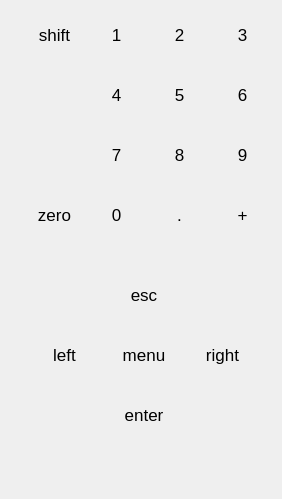
  <widget class="QDockWidget" name="keypadDockWidget">
   <property name="minimumSize">
    <size>
     <width>282</width>
     <height>499</height>
    </size>
   </property>
   <property name="font">
    <font>
     <family>.AppleSystemUIFont</family>
     <pointsize>13</pointsize>
    </font>
   </property>
   <property name="floating">
    <bool>false</bool>
   </property>
   <property name="allowedAreas">
    <set>Qt::LeftDockWidgetArea|Qt::RightDockWidgetArea</set>
   </property>
   <property name="windowTitle">
    <string>Keypad</string>
   </property>
   <attribute name="dockWidgetArea">
    <number>2</number>
   </attribute>
   <widget class="QWidget" name="keypadDockWidgetContents">
    <property name="minimumSize">
     <size>
      <width>282</width>
      <height>450</height>
     </size>
    </property>
    <layout class="QVBoxLayout" name="keypadLayout">
     <property name="spacing">
      <number>0</number>
     </property>
     <property name="leftMargin">
      <number>6</number>
     </property>
     <property name="topMargin">
      <number>6</number>
     </property>
     <property name="rightMargin">
      <number>6</number>
     </property>
     <property name="bottomMargin">
      <number>6</number>
     </property>
     <item>
      <widget class="QFrame" name="keypadFrame">
       <property name="sizePolicy">
        <sizepolicy hsizetype="Fixed" vsizetype="Fixed">
         <horstretch>0</horstretch>
         <verstretch>0</verstretch>
        </sizepolicy>
       </property>
       <property name="minimumSize">
        <size>
         <width>270</width>
         <height>440</height>
        </size>
       </property>
       <property name="frameShape">
        <enum>QFrame::NoFrame</enum>
       </property>
       <property name="frameShadow">
        <enum>QFrame::Raised</enum>
       </property>
       <property name="lineWidth">
        <number>0</number>
       </property>
       <widget class="QToolButton" name="key_zero">
        <property name="geometry">
         <rect>
          <x>20</x>
          <y>180</y>
          <width>57</width>
          <height>57</height>
         </rect>
        </property>
        <property name="focusPolicy">
         <enum>Qt::NoFocus</enum>
        </property>
        <property name="text">
         <string>zero</string>
        </property>
        <property name="icon">
         <iconset resource="magnetdaq.qrc">
          <normaloff>:/magnetdaq/Resources/Key-zero@2x.png</normaloff>:/magnetdaq/Resources/Key-zero@2x.png</iconset>
        </property>
        <property name="iconSize">
         <size>
          <width>57</width>
          <height>57</height>
         </size>
        </property>
        <property name="shortcut">
         <string>Z</string>
        </property>
        <property name="toolButtonStyle">
         <enum>Qt::ToolButtonIconOnly</enum>
        </property>
        <property name="autoRaise">
         <bool>true</bool>
        </property>
        <property name="arrowType">
         <enum>Qt::NoArrow</enum>
        </property>
       </widget>
       <widget class="QToolButton" name="key_0">
        <property name="geometry">
         <rect>
          <x>82</x>
          <y>180</y>
          <width>57</width>
          <height>57</height>
         </rect>
        </property>
        <property name="focusPolicy">
         <enum>Qt::NoFocus</enum>
        </property>
        <property name="toolTip">
         <string>0 : Vs or Vm</string>
        </property>
        <property name="text">
         <string>0</string>
        </property>
        <property name="icon">
         <iconset resource="magnetdaq.qrc">
          <normaloff>:/magnetdaq/Resources/Key-0@2x.png</normaloff>:/magnetdaq/Resources/Key-0@2x.png</iconset>
        </property>
        <property name="iconSize">
         <size>
          <width>57</width>
          <height>57</height>
         </size>
        </property>
        <property name="shortcut">
         <string>0</string>
        </property>
        <property name="toolButtonStyle">
         <enum>Qt::ToolButtonIconOnly</enum>
        </property>
        <property name="autoRaise">
         <bool>true</bool>
        </property>
        <property name="arrowType">
         <enum>Qt::NoArrow</enum>
        </property>
       </widget>
       <widget class="QToolButton" name="key_7">
        <property name="geometry">
         <rect>
          <x>82</x>
          <y>120</y>
          <width>57</width>
          <height>57</height>
         </rect>
        </property>
        <property name="focusPolicy">
         <enum>Qt::NoFocus</enum>
        </property>
        <property name="toolTip">
         <string>7 : Field Units</string>
        </property>
        <property name="text">
         <string>7</string>
        </property>
        <property name="icon">
         <iconset resource="magnetdaq.qrc">
          <normaloff>:/magnetdaq/Resources/Key-7@2x.png</normaloff>:/magnetdaq/Resources/Key-7@2x.png</iconset>
        </property>
        <property name="iconSize">
         <size>
          <width>57</width>
          <height>57</height>
         </size>
        </property>
        <property name="shortcut">
         <string>7</string>
        </property>
        <property name="toolButtonStyle">
         <enum>Qt::ToolButtonIconOnly</enum>
        </property>
        <property name="autoRaise">
         <bool>true</bool>
        </property>
        <property name="arrowType">
         <enum>Qt::NoArrow</enum>
        </property>
       </widget>
       <widget class="QToolButton" name="key_4">
        <property name="geometry">
         <rect>
          <x>82</x>
          <y>60</y>
          <width>57</width>
          <height>57</height>
         </rect>
        </property>
        <property name="focusPolicy">
         <enum>Qt::NoFocus</enum>
        </property>
        <property name="toolTip">
         <string>4 : Increment Field</string>
        </property>
        <property name="text">
         <string>4</string>
        </property>
        <property name="icon">
         <iconset resource="magnetdaq.qrc">
          <normaloff>:/magnetdaq/Resources/Key-4@2x.png</normaloff>:/magnetdaq/Resources/Key-4@2x.png</iconset>
        </property>
        <property name="iconSize">
         <size>
          <width>57</width>
          <height>57</height>
         </size>
        </property>
        <property name="shortcut">
         <string>4</string>
        </property>
        <property name="toolButtonStyle">
         <enum>Qt::ToolButtonIconOnly</enum>
        </property>
        <property name="autoRaise">
         <bool>true</bool>
        </property>
        <property name="arrowType">
         <enum>Qt::NoArrow</enum>
        </property>
       </widget>
       <widget class="QToolButton" name="key_5">
        <property name="geometry">
         <rect>
          <x>145</x>
          <y>60</y>
          <width>57</width>
          <height>57</height>
         </rect>
        </property>
        <property name="focusPolicy">
         <enum>Qt::NoFocus</enum>
        </property>
        <property name="toolTip">
         <string>5 : Field or Current</string>
        </property>
        <property name="text">
         <string>5</string>
        </property>
        <property name="icon">
         <iconset resource="magnetdaq.qrc">
          <normaloff>:/magnetdaq/Resources/Key-5@2x.png</normaloff>:/magnetdaq/Resources/Key-5@2x.png</iconset>
        </property>
        <property name="iconSize">
         <size>
          <width>57</width>
          <height>57</height>
         </size>
        </property>
        <property name="shortcut">
         <string>5</string>
        </property>
        <property name="toolButtonStyle">
         <enum>Qt::ToolButtonIconOnly</enum>
        </property>
        <property name="autoRaise">
         <bool>true</bool>
        </property>
        <property name="arrowType">
         <enum>Qt::NoArrow</enum>
        </property>
       </widget>
       <widget class="QToolButton" name="key_9">
        <property name="geometry">
         <rect>
          <x>208</x>
          <y>120</y>
          <width>57</width>
          <height>57</height>
         </rect>
        </property>
        <property name="focusPolicy">
         <enum>Qt::NoFocus</enum>
        </property>
        <property name="toolTip">
         <string>9 : Stability</string>
        </property>
        <property name="text">
         <string>9</string>
        </property>
        <property name="icon">
         <iconset resource="magnetdaq.qrc">
          <normaloff>:/magnetdaq/Resources/Key-9@2x.png</normaloff>:/magnetdaq/Resources/Key-9@2x.png</iconset>
        </property>
        <property name="iconSize">
         <size>
          <width>57</width>
          <height>57</height>
         </size>
        </property>
        <property name="shortcut">
         <string>9</string>
        </property>
        <property name="toolButtonStyle">
         <enum>Qt::ToolButtonIconOnly</enum>
        </property>
        <property name="autoRaise">
         <bool>true</bool>
        </property>
        <property name="arrowType">
         <enum>Qt::NoArrow</enum>
        </property>
       </widget>
       <widget class="QToolButton" name="key_enter">
        <property name="geometry">
         <rect>
          <x>98</x>
          <y>380</y>
          <width>80</width>
          <height>57</height>
         </rect>
        </property>
        <property name="focusPolicy">
         <enum>Qt::NoFocus</enum>
        </property>
        <property name="text">
         <string>enter</string>
        </property>
        <property name="icon">
         <iconset resource="magnetdaq.qrc">
          <normaloff>:/magnetdaq/Resources/Key-enter@2x.png</normaloff>:/magnetdaq/Resources/Key-enter@2x.png</iconset>
        </property>
        <property name="iconSize">
         <size>
          <width>80</width>
          <height>57</height>
         </size>
        </property>
        <property name="shortcut">
         <string>Shift+Return</string>
        </property>
        <property name="toolButtonStyle">
         <enum>Qt::ToolButtonIconOnly</enum>
        </property>
        <property name="autoRaise">
         <bool>true</bool>
        </property>
        <property name="arrowType">
         <enum>Qt::NoArrow</enum>
        </property>
       </widget>
       <widget class="QToolButton" name="key_plusminus">
        <property name="geometry">
         <rect>
          <x>208</x>
          <y>180</y>
          <width>57</width>
          <height>57</height>
         </rect>
        </property>
        <property name="focusPolicy">
         <enum>Qt::NoFocus</enum>
        </property>
        <property name="text">
         <string>+</string>
        </property>
        <property name="icon">
         <iconset resource="magnetdaq.qrc">
          <normaloff>:/magnetdaq/Resources/Key-plusminus@2x.png</normaloff>:/magnetdaq/Resources/Key-plusminus@2x.png</iconset>
        </property>
        <property name="iconSize">
         <size>
          <width>57</width>
          <height>57</height>
         </size>
        </property>
        <property name="shortcut">
         <string>+</string>
        </property>
        <property name="toolButtonStyle">
         <enum>Qt::ToolButtonIconOnly</enum>
        </property>
        <property name="autoRaise">
         <bool>true</bool>
        </property>
        <property name="arrowType">
         <enum>Qt::NoArrow</enum>
        </property>
       </widget>
       <widget class="QToolButton" name="key_shift">
        <property name="geometry">
         <rect>
          <x>20</x>
          <y>0</y>
          <width>57</width>
          <height>57</height>
         </rect>
        </property>
        <property name="focusPolicy">
         <enum>Qt::NoFocus</enum>
        </property>
        <property name="text">
         <string>shift</string>
        </property>
        <property name="icon">
         <iconset resource="magnetdaq.qrc">
          <normaloff>:/magnetdaq/Resources/Key-shift@2x.png</normaloff>:/magnetdaq/Resources/Key-shift@2x.png</iconset>
        </property>
        <property name="iconSize">
         <size>
          <width>57</width>
          <height>57</height>
         </size>
        </property>
        <property name="shortcut">
         <string>Ctrl+S</string>
        </property>
        <property name="toolButtonStyle">
         <enum>Qt::ToolButtonIconOnly</enum>
        </property>
        <property name="autoRaise">
         <bool>true</bool>
        </property>
        <property name="arrowType">
         <enum>Qt::NoArrow</enum>
        </property>
       </widget>
       <widget class="QToolButton" name="key_esc">
        <property name="geometry">
         <rect>
          <x>98</x>
          <y>260</y>
          <width>80</width>
          <height>57</height>
         </rect>
        </property>
        <property name="focusPolicy">
         <enum>Qt::NoFocus</enum>
        </property>
        <property name="text">
         <string>esc</string>
        </property>
        <property name="icon">
         <iconset resource="magnetdaq.qrc">
          <normaloff>:/magnetdaq/Resources/Key-esc@2x.png</normaloff>:/magnetdaq/Resources/Key-esc@2x.png</iconset>
        </property>
        <property name="iconSize">
         <size>
          <width>80</width>
          <height>57</height>
         </size>
        </property>
        <property name="shortcut">
         <string>Esc</string>
        </property>
        <property name="toolButtonStyle">
         <enum>Qt::ToolButtonIconOnly</enum>
        </property>
        <property name="autoRaise">
         <bool>true</bool>
        </property>
        <property name="arrowType">
         <enum>Qt::NoArrow</enum>
        </property>
       </widget>
       <widget class="QToolButton" name="key_decimal">
        <property name="geometry">
         <rect>
          <x>145</x>
          <y>180</y>
          <width>57</width>
          <height>57</height>
         </rect>
        </property>
        <property name="focusPolicy">
         <enum>Qt::NoFocus</enum>
        </property>
        <property name="text">
         <string>.</string>
        </property>
        <property name="icon">
         <iconset resource="magnetdaq.qrc">
          <normaloff>:/magnetdaq/Resources/Key-decimal@2x.png</normaloff>:/magnetdaq/Resources/Key-decimal@2x.png</iconset>
        </property>
        <property name="iconSize">
         <size>
          <width>57</width>
          <height>57</height>
         </size>
        </property>
        <property name="shortcut">
         <string>.</string>
        </property>
        <property name="toolButtonStyle">
         <enum>Qt::ToolButtonIconOnly</enum>
        </property>
        <property name="autoRaise">
         <bool>true</bool>
        </property>
        <property name="arrowType">
         <enum>Qt::NoArrow</enum>
        </property>
       </widget>
       <widget class="QToolButton" name="key_6">
        <property name="geometry">
         <rect>
          <x>208</x>
          <y>60</y>
          <width>57</width>
          <height>57</height>
         </rect>
        </property>
        <property name="focusPolicy">
         <enum>Qt::NoFocus</enum>
        </property>
        <property name="toolTip">
         <string>6 : Decrement Field</string>
        </property>
        <property name="text">
         <string>6</string>
        </property>
        <property name="icon">
         <iconset resource="magnetdaq.qrc">
          <normaloff>:/magnetdaq/Resources/Key-6@2x.png</normaloff>:/magnetdaq/Resources/Key-6@2x.png</iconset>
        </property>
        <property name="iconSize">
         <size>
          <width>57</width>
          <height>57</height>
         </size>
        </property>
        <property name="shortcut">
         <string>6</string>
        </property>
        <property name="toolButtonStyle">
         <enum>Qt::ToolButtonIconOnly</enum>
        </property>
        <property name="autoRaise">
         <bool>true</bool>
        </property>
        <property name="arrowType">
         <enum>Qt::NoArrow</enum>
        </property>
       </widget>
       <widget class="QToolButton" name="key_right">
        <property name="geometry">
         <rect>
          <x>188</x>
          <y>320</y>
          <width>57</width>
          <height>57</height>
         </rect>
        </property>
        <property name="focusPolicy">
         <enum>Qt::NoFocus</enum>
        </property>
        <property name="text">
         <string>right</string>
        </property>
        <property name="icon">
         <iconset resource="magnetdaq.qrc">
          <normaloff>:/magnetdaq/Resources/Key-right@2x.png</normaloff>:/magnetdaq/Resources/Key-right@2x.png</iconset>
        </property>
        <property name="iconSize">
         <size>
          <width>57</width>
          <height>57</height>
         </size>
        </property>
        <property name="shortcut">
         <string>Right</string>
        </property>
        <property name="toolButtonStyle">
         <enum>Qt::ToolButtonIconOnly</enum>
        </property>
        <property name="autoRaise">
         <bool>true</bool>
        </property>
        <property name="arrowType">
         <enum>Qt::NoArrow</enum>
        </property>
       </widget>
       <widget class="QToolButton" name="key_2">
        <property name="geometry">
         <rect>
          <x>145</x>
          <y>0</y>
          <width>57</width>
          <height>57</height>
         </rect>
        </property>
        <property name="focusPolicy">
         <enum>Qt::NoFocus</enum>
        </property>
        <property name="toolTip">
         <string>2 : Voltage Limit</string>
        </property>
        <property name="text">
         <string>2</string>
        </property>
        <property name="icon">
         <iconset resource="magnetdaq.qrc">
          <normaloff>:/magnetdaq/Resources/Key-2@2x.png</normaloff>:/magnetdaq/Resources/Key-2@2x.png</iconset>
        </property>
        <property name="iconSize">
         <size>
          <width>57</width>
          <height>57</height>
         </size>
        </property>
        <property name="shortcut">
         <string>2</string>
        </property>
        <property name="toolButtonStyle">
         <enum>Qt::ToolButtonIconOnly</enum>
        </property>
        <property name="autoRaise">
         <bool>true</bool>
        </property>
        <property name="arrowType">
         <enum>Qt::NoArrow</enum>
        </property>
       </widget>
       <widget class="QToolButton" name="key_left">
        <property name="geometry">
         <rect>
          <x>30</x>
          <y>320</y>
          <width>57</width>
          <height>57</height>
         </rect>
        </property>
        <property name="focusPolicy">
         <enum>Qt::NoFocus</enum>
        </property>
        <property name="text">
         <string>left</string>
        </property>
        <property name="icon">
         <iconset resource="magnetdaq.qrc">
          <normaloff>:/magnetdaq/Resources/Key-left@2x.png</normaloff>:/magnetdaq/Resources/Key-left@2x.png</iconset>
        </property>
        <property name="iconSize">
         <size>
          <width>57</width>
          <height>57</height>
         </size>
        </property>
        <property name="shortcut">
         <string>Left</string>
        </property>
        <property name="toolButtonStyle">
         <enum>Qt::ToolButtonIconOnly</enum>
        </property>
        <property name="autoRaise">
         <bool>true</bool>
        </property>
        <property name="arrowType">
         <enum>Qt::NoArrow</enum>
        </property>
       </widget>
       <widget class="QToolButton" name="key_8">
        <property name="geometry">
         <rect>
          <x>145</x>
          <y>120</y>
          <width>57</width>
          <height>57</height>
         </rect>
        </property>
        <property name="focusPolicy">
         <enum>Qt::NoFocus</enum>
        </property>
        <property name="toolTip">
         <string>8 : Switch Current</string>
        </property>
        <property name="text">
         <string>8</string>
        </property>
        <property name="icon">
         <iconset resource="magnetdaq.qrc">
          <normaloff>:/magnetdaq/Resources/Key-8@2x.png</normaloff>:/magnetdaq/Resources/Key-8@2x.png</iconset>
        </property>
        <property name="iconSize">
         <size>
          <width>57</width>
          <height>57</height>
         </size>
        </property>
        <property name="shortcut">
         <string>8</string>
        </property>
        <property name="toolButtonStyle">
         <enum>Qt::ToolButtonIconOnly</enum>
        </property>
        <property name="autoRaise">
         <bool>true</bool>
        </property>
        <property name="arrowType">
         <enum>Qt::NoArrow</enum>
        </property>
       </widget>
       <widget class="QToolButton" name="key_menu">
        <property name="geometry">
         <rect>
          <x>98</x>
          <y>320</y>
          <width>80</width>
          <height>57</height>
         </rect>
        </property>
        <property name="focusPolicy">
         <enum>Qt::NoFocus</enum>
        </property>
        <property name="text">
         <string>menu</string>
        </property>
        <property name="icon">
         <iconset resource="magnetdaq.qrc">
          <normaloff>:/magnetdaq/Resources/Key-menu@2x.png</normaloff>:/magnetdaq/Resources/Key-menu@2x.png</iconset>
        </property>
        <property name="iconSize">
         <size>
          <width>80</width>
          <height>57</height>
         </size>
        </property>
        <property name="shortcut">
         <string>M</string>
        </property>
        <property name="toolButtonStyle">
         <enum>Qt::ToolButtonIconOnly</enum>
        </property>
        <property name="autoRaise">
         <bool>true</bool>
        </property>
        <property name="arrowType">
         <enum>Qt::NoArrow</enum>
        </property>
       </widget>
       <widget class="QToolButton" name="key_3">
        <property name="geometry">
         <rect>
          <x>208</x>
          <y>0</y>
          <width>57</width>
          <height>57</height>
         </rect>
        </property>
        <property name="focusPolicy">
         <enum>Qt::NoFocus</enum>
        </property>
        <property name="toolTip">
         <string>3 : Reset Quench</string>
        </property>
        <property name="text">
         <string>3</string>
        </property>
        <property name="icon">
         <iconset resource="magnetdaq.qrc">
          <normaloff>:/magnetdaq/Resources/Key-3@2x.png</normaloff>:/magnetdaq/Resources/Key-3@2x.png</iconset>
        </property>
        <property name="iconSize">
         <size>
          <width>57</width>
          <height>57</height>
         </size>
        </property>
        <property name="shortcut">
         <string>3</string>
        </property>
        <property name="toolButtonStyle">
         <enum>Qt::ToolButtonIconOnly</enum>
        </property>
        <property name="autoRaise">
         <bool>true</bool>
        </property>
        <property name="arrowType">
         <enum>Qt::NoArrow</enum>
        </property>
       </widget>
       <widget class="QToolButton" name="key_1">
        <property name="geometry">
         <rect>
          <x>82</x>
          <y>0</y>
          <width>57</width>
          <height>57</height>
         </rect>
        </property>
        <property name="focusPolicy">
         <enum>Qt::NoFocus</enum>
        </property>
        <property name="toolTip">
         <string>1 : Ramp Rate</string>
        </property>
        <property name="text">
         <string>1</string>
        </property>
        <property name="icon">
         <iconset resource="magnetdaq.qrc">
          <normaloff>:/magnetdaq/Resources/Key-1@2x.png</normaloff>:/magnetdaq/Resources/Key-1@2x.png</iconset>
        </property>
        <property name="iconSize">
         <size>
          <width>57</width>
          <height>57</height>
         </size>
        </property>
        <property name="shortcut">
         <string>1</string>
        </property>
        <property name="toolButtonStyle">
         <enum>Qt::ToolButtonIconOnly</enum>
        </property>
        <property name="autoRaise">
         <bool>true</bool>
        </property>
        <property name="arrowType">
         <enum>Qt::NoArrow</enum>
        </property>
       </widget>
       <widget class="KLed" name="shiftLED" native="true">
        <property name="geometry">
         <rect>
          <x>0</x>
          <y>8</y>
          <width>16</width>
          <height>16</height>
         </rect>
        </property>
        <property name="minimumSize">
         <size>
          <width>16</width>
          <height>16</height>
         </size>
        </property>
        <property name="maximumSize">
         <size>
          <width>16</width>
          <height>16</height>
         </size>
        </property>
       </widget>
      </widget>
     </item>
     <item>
      <spacer name="verticalSpacer_15">
       <property name="orientation">
        <enum>Qt::Vertical</enum>
       </property>
       <property name="sizeType">
        <enum>QSizePolicy::Expanding</enum>
       </property>
       <property name="sizeHint" stdset="0">
        <size>
         <width>20</width>
         <height>0</height>
        </size>
       </property>
      </spacer>
     </item>
    </layout>
   </widget>
  </widget>
